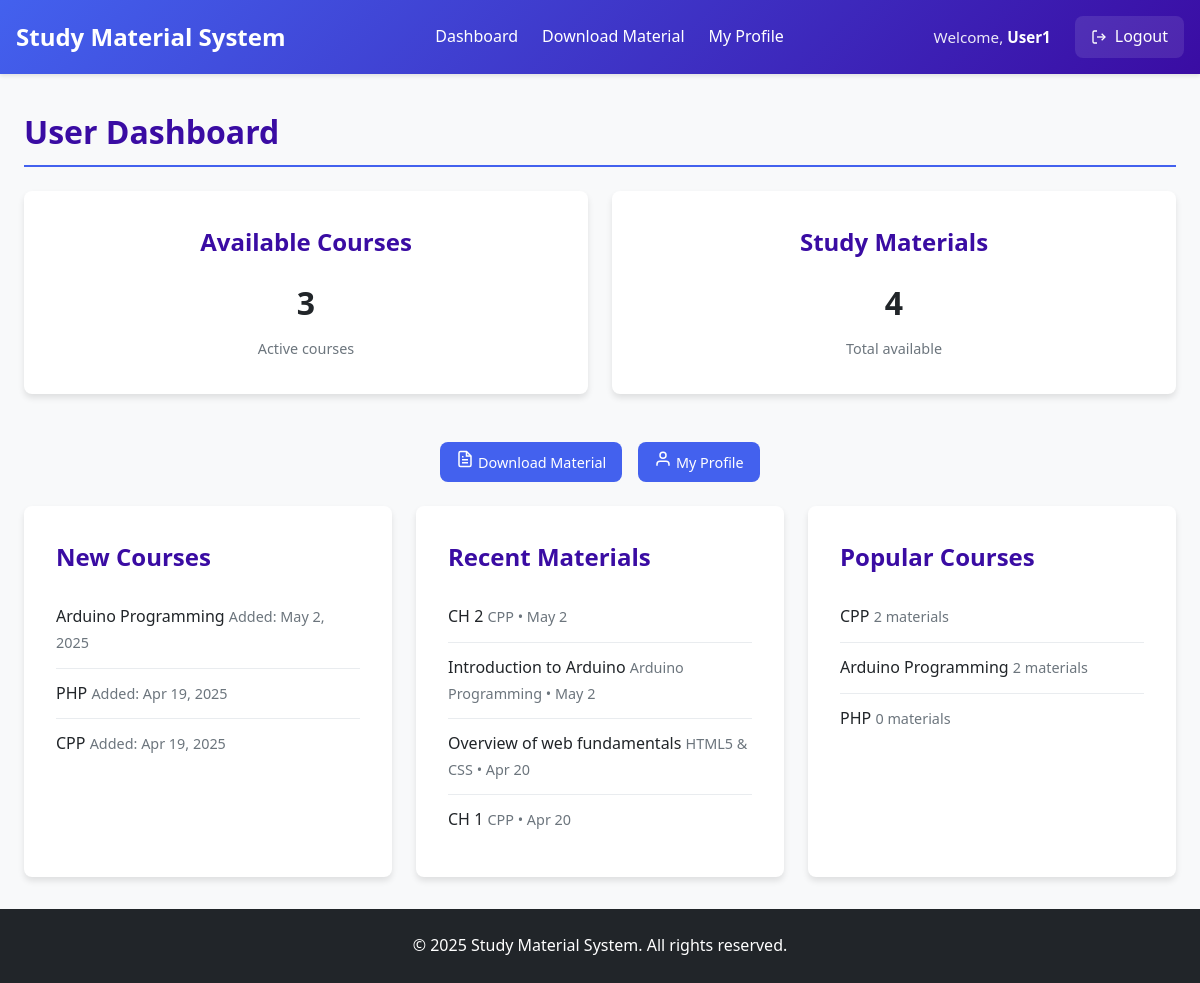
Screenshot of /dashboard.php (signed in) with the database file from the repository.
### tables this page shows
CREATE TABLE `courses` (
  `course_id` int(11) NOT NULL,
  `course_name` varchar(100) NOT NULL,
  `description` text DEFAULT NULL,
  `created_by` int(11) DEFAULT NULL,
  `created_at` timestamp NOT NULL DEFAULT current_timestamp(),
  `updated_at` timestamp NOT NULL DEFAULT current_timestamp() ON UPDATE current_timestamp(),
  `is_active` tinyint(1) DEFAULT 1 COMMENT '1=active, 0=inactive'
);

CREATE TABLE `materials` (
  `material_id` int(11) NOT NULL,
  `title` varchar(255) NOT NULL,
  `description` text DEFAULT NULL,
  `file_path` varchar(255) NOT NULL,
  `file_size` int(11) DEFAULT NULL,
  `file_type` varchar(50) DEFAULT NULL,
  `course_id` int(11) DEFAULT NULL,
  `uploaded_by` int(11) DEFAULT NULL,
  `upload_date` timestamp NOT NULL DEFAULT current_timestamp(),
  `is_active` tinyint(1) DEFAULT 1 COMMENT '1=active, 0=inactive'
);

### dashboard.php (the view, shortened to what this page needs)
<?php
require_once '../includes/config.php';
include 'header.php';
$active_courses = $link->query("SELECT COUNT(*) FROM courses WHERE is_active = 1")->fetch_row()[0];
$total_materials = $link->query("SELECT COUNT(*) FROM materials WHERE is_active = 1")->fetch_row()[0];
$recent_courses = $link->query("SELECT course_id, course_name, created_at FROM courses WHERE is_active = 1 ORDER BY created_at DESC LIMIT 5")->fetch_all(MYSQLI_ASSOC);
$recent_materials = $link->query("SELECT m.title, c.course_name, m.upload_date FROM materials m JOIN courses c ON m.course_id = c.course_id WHERE m.is_active = 1 ORDER BY m.upload_date DESC LIMIT 5")->fetch_all(MYSQLI_ASSOC);
$popular_courses = $link->query("SELECT c.course_id, c.course_name, COUNT(m.material_id) as material_count FROM courses c LEFT JOIN materials m ON c.course_id = m.course_id WHERE c.is_active = 1 GROUP BY c.course_id ORDER BY material_count DESC LIMIT 5")->fetch_all(MYSQLI_ASSOC);
?>
<div class="dashboard-container">
    <h1 class="dashboard-title">User Dashboard</h1>
    <div class="stats-grid">
        <div class="stat-card">
            <h3>Available Courses</h3>
            <p><?php echo $active_courses; ?></p>
            <small>Active courses</small>
        </div>
        <div class="stat-card">
            <h3>Study Materials</h3>
            <p><?php echo $total_materials; ?></p>
            <small>Total available</small>
        </div>
    </div>
    <div class="quick-actions">
        <a href="courses_materials.php" class="action-btn">
            Download Material
        </a>
        <a href="profile.php" class="action-btn">
            <svg width="18" height="18" viewBox="0 0 24 24" fill="none" stroke="currentColor" stroke-width="2">
                <path d="M20 21v-2a4 4 0 0 0-4-4H8a4 4 0 0 0-4 4v2"></path>
                <circle cx="12" cy="7" r="4"></circle>
            </svg>
            My Profile
        </a>
    </div>
    <div class="activity-sections">
        <section class="recent-activity">
            <h3>New Courses</h3>
            <ul>
                <?php foreach ($recent_courses as $course): ?>
                <li>
                    <span><?php echo htmlspecialchars($course['course_name']); ?></span>
                    <small>Added: <?php echo date('M j, Y', strtotime($course['created_at'])); ?></small>
                </li>
                <?php endforeach; ?>
            </ul>
        </section>
        <section class="recent-activity">
            <h3>Recent Materials</h3>
            <ul>
                <?php foreach ($recent_materials as $material): ?>
                <li>
                    <span><?php echo htmlspecialchars($material['title']); ?></span>
                    <small><?php echo htmlspecialchars($material['course_name']); ?> • <?php echo date('M j', strtotime($material['upload_date'])); ?></small>
                </li>
                <?php endforeach; ?>
            </ul>
        </section>
        <section class="recent-activity">
            <h3>Popular Courses</h3>
            <ul>
                <?php foreach ($popular_courses as $course): ?>
                <li>
                    <span><?php echo htmlspecialchars($course['course_name']); ?></span>
                    <small><?php echo $course['material_count']; ?> materials</small>
                </li>
                <?php endforeach; ?>
            </ul>
        </section>
    </div>
</div>
<?php include 'footer.php'; ?>

### header.php (shortened to what this page needs)
<!DOCTYPE html>
<html lang="en">
<head>
    <link rel="stylesheet" href="../assets/css/admin.css">
    <link rel="stylesheet" href="../assets/css/user.css">
</head>
<body>
    <header class="admin-header">
        <nav class="admin-nav">
            <div class="admin-brand">Study Material System</div>
            <div class="admin-nav-links">
                <a href="dashboard.php">Dashboard</a>
                <a href="courses_materials.php">Download Material</a>
                <a href="profile.php">My Profile</a>
            </div>
            <div class="admin-user">
                <div class="welcome-message">
                    Welcome, <span class="user-name"><?php echo htmlspecialchars($_SESSION['name']); ?></span>
                </div>
                <a href="../logout.php" class="logout-btn">
                    <svg xmlns="http://www.w3.org/2000/svg" width="16" height="16" viewBox="0 0 24 24" fill="none" stroke="currentColor" stroke-width="2">
                        <path d="M9 21H5a2 2 0 0 1-2-2V5a2 2 0 0 1 2-2h4"></path>
                        <polyline points="16 17 21 12 16 7"></polyline>
                        <line x1="21" y1="12" x2="9" y2="12"></line>
                    </svg>
                    <span>Logout</span>
                </a>
            </div>
        </nav>
    </header>
    <main class="admin-main">

### footer.php
</main>
    <footer class="admin-footer">
        <p>&copy; <?php echo date('Y'); ?> Study Material System. All rights reserved.</p>
    </footer>
</body>
</html>

### admin.css (style rules this page uses)
:root { --primary: #4361ee; --primary-dark: #3a0ca3; --secondary: #f72585; --light: #f8f9fa; --dark: #212529; --gray: #6c757d; --light-gray: #e9ecef; --success: #4cc9f0; --danger: #ef233c; --warning: #f8961e; --info: #4895ef; }
* { margin: 0; padding: 0; box-sizing: border-box; }
html, body { height: 100%; }
body { font-family: 'Segoe UI', Tahoma, Geneva, Verdana, sans-serif; line-height: 1.6; color: var(--dark); background-color: var(--light); display: flex; flex-direction: column; min-height: 100vh; }
.admin-header { background: linear-gradient(135deg, var(--primary), var(--primary-dark)); color: white; padding: 1rem 0; box-shadow: 0 2px 4px rgba(0, 0, 0, 0.1); }
.admin-nav { display: flex; justify-content: space-between; align-items: center; max-width: 1200px; margin: 0 auto; padding: 0 1rem; }
.admin-brand { font-size: 1.5rem; font-weight: 700; }
.admin-nav-links { display: flex; list-style: none; gap: 1.5rem; }
.admin-nav-links a { color: white; text-decoration: none; font-weight: 500; padding: 0.5rem 0; position: relative; }
.admin-nav-links a::after { content: ''; position: absolute; bottom: 0; left: 0; width: 0; height: 2px; background-color: white; transition: width 0.3s ease; }
.admin-user { display: flex; align-items: center; gap: 1.5rem; }
.welcome-message { color: rgba(255, 255, 255, 0.9); font-size: 0.95rem; }
.user-name { font-weight: 600; color: white; }
.logout-btn { display: inline-flex; align-items: center; gap: 0.5rem; background: rgba(255, 255, 255, 0.1); color: white; padding: 0.5rem 1rem; border-radius: 0.5rem; text-decoration: none; font-weight: 500; transition: all 0.3s ease; }
.admin-main { flex: 1; max-width: 1200px; width: 100%; margin: 0 auto; padding: 2rem 1rem; }
.dashboard-container { padding: 1rem; }
.dashboard-title { color: var(--primary-dark); margin-bottom: 1.5rem; padding-bottom: 0.5rem; border-bottom: 2px solid var(--primary); }
.stats-grid { display: grid; grid-template-columns: repeat(auto-fit, minmax(300px, 1fr)); gap: 1.5rem; margin-bottom: 3rem; }
.stat-card { background: white; padding: 2rem; border-radius: 0.5rem; box-shadow: 0 4px 6px rgba(0, 0, 0, 0.1); text-align: center; transition: transform 0.3s ease; }
.stat-card h3 { color: var(--primary-dark); margin-bottom: 1rem; font-size: 1.5rem; }
.stat-card p { font-size: 2rem; margin: 0.5rem 0; font-weight: 600; color: var(--dark); }
.stat-card small { color: var(--gray); font-size: 0.9rem; }
.quick-actions { display: flex; gap: 1rem; justify-content: center; margin: 1.5rem 0; }
.action-btn { display: inline-flex; align-items: center; gap: 0.5rem; background: var(--primary); color: white; padding: 0.75rem 1.5rem; border-radius: 0.5rem; text-decoration: none; font-weight: 600; transition: all 0.3s ease; }
.activity-sections { display: grid; grid-template-columns: repeat(auto-fit, minmax(300px, 1fr)); gap: 1.5rem; }
.recent-activity { background: white; padding: 2rem; border-radius: 0.5rem; box-shadow: 0 4px 6px rgba(0, 0, 0, 0.1); }
.recent-activity h3 { color: var(--primary-dark); margin-bottom: 1rem; font-size: 1.5rem; }
.recent-activity ul { list-style: none; padding: 0; }
.recent-activity li { padding: 0.75rem 0; border-bottom: 1px solid var(--light-gray); }
.recent-activity li:last-child { border-bottom: none; }
.recent-activity li span { font-weight: 500; margin-bottom: 0.25rem; }
.recent-activity li small { color: var(--gray); font-size: 0.9rem; }
.action-btn { display: inline-block; padding: 0.5rem 1rem; border-radius: 0.5rem; text-decoration: none; font-weight: 500; font-size: 0.9rem; transition: all 0.2s ease; white-space: nowrap; }
.admin-footer { margin-top: auto; text-align: center; padding: 1.5rem; background-color: var(--dark); color: white; width: 100%; }
.action-btn { display: inline-block; padding: 0.5rem 1rem; border-radius: 0.5rem; text-decoration: none; font-weight: 500; font-size: 0.9rem; transition: all 0.2s ease; white-space: nowrap; text-align: center; }

### user.css (style rules this page uses)
.admin-main { padding: 2rem 0; flex: 1; }
.dashboard-container { max-width: 1200px; margin: 0 auto; padding: 0 1.5rem; }

### rows the page displays
courses: course_name "Arduino Programming", created_at "May 2, 2025", material_count "2"
courses: course_name "PHP", created_at "Apr 19, 2025", material_count "0"
courses: course_name "CPP", created_at "Apr 19, 2025", material_count "2"
materials: title "CH 2", course.course_name "CPP", upload_date "May 2"
materials: title "Introduction to Arduino", course.course_name "Arduino Programming", upload_date "May 2"
materials: title "Overview of web fundamentals", course.course_name "HTML5 & CSS", upload_date "Apr 20"
materials: title "CH 1", course.course_name "CPP", upload_date "Apr 20"

### other values shown
$_SESSION['name'] "User1"
$active_courses "3"
$total_materials "4"
